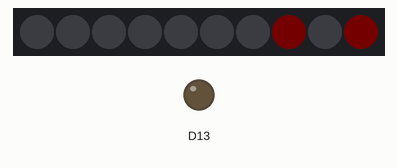
Simulated run of this sketch. Board: Adafruit Circuit Playground Express. On the bench: 10 RGB LEDs in strip order, left to right, output pins drawn as LEDs (lit = HIGH). Dim RGB values are drawn brighter than linear; random numbers use the default seed unless the sketch sets one.

Above: at 1.0 s.
At 8.44 s:
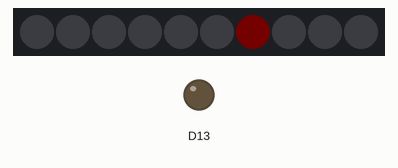
At 10.1 s:
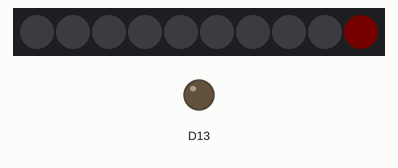
At 19.3 s:
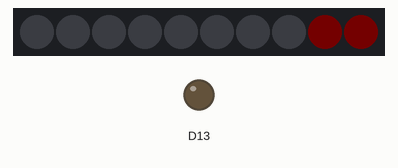
At 28.53 s:
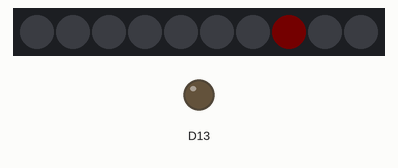
At 39.5 s:
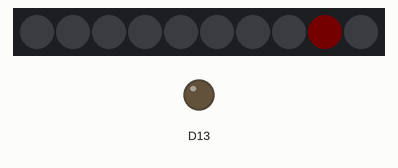

The sketch:

3Test.ino
```cpp
#include <Adafruit_CircuitPlayground.h>

#define NUM_LEDS 10
#define MyBrightness 20

float StepSize, StepHold;
byte R = 20, G = 5, B = 1, state1 = 1;
uint32_t PastMillis = 0;
void setup() {
  CircuitPlayground.begin();
  PastMillis = millis();
  StepSize = MyBrightness*0.01;
  (StepSize >= 1 ? StepHold = StepSize - 1 : StepHold = 0);
}

void loop() {
  meteorRain(1, random(30, 60), true);
}

void meteorRain(byte meteorSize, byte meteorTrailDecay, bool meteorRandomDecay) {
  for (byte i = 0; i < NUM_LEDS + NUM_LEDS;) {
    if (millis() - PastMillis > random(90, 110)) {
      PastMillis = millis();
      //FirstColor(StepSize*2);
      // fade brightness all LEDs one step
      for (byte j = 0; j < NUM_LEDS; j++) {
        if ( (!meteorRandomDecay) || (random(10) > 4) ) {
          fadeToBlack(j, meteorTrailDecay );
        }
      }

      // draw meteor
      for (byte j = 0; j < meteorSize; j++) {
        if ( ( i - j < NUM_LEDS) && (i - j >= 0) ) {
          CircuitPlayground.strip.setPixelColor(i - j, R, G, B);
        }
      }

      CircuitPlayground.strip.show();
      i++;
    }
  }
}

void fadeToBlack(int ledNo, byte fadeValue) {
  uint32_t  oldColor = CircuitPlayground.strip.getPixelColor(ledNo);
  byte r = (oldColor & 0x00ff0000UL) >> 16;
  byte g = (oldColor & 0x0000ff00UL) >> 8;
  byte b = (oldColor & 0x000000ffUL);

  r = (r <= 8) ? 0 : (byte) r - (r * fadeValue / 250);
  g = (g <= 8) ? 0 : (byte) g - (g * fadeValue / 220);
  b = (b <= 8) ? 0 : (byte) b - (b * fadeValue / 200);

  CircuitPlayground.strip.setPixelColor(ledNo, r, g, b);
}

void FirstColor(float Step1) {
  if (state1 == 1) {
    (R < MyBrightness - StepHold ? R += Step1 : R = MyBrightness);
    (B > StepHold ? B -= Step1 : B = 0);
  }
  else if (state1 == 2) {
    (G < MyBrightness - StepHold ? G += Step1 : G = MyBrightness);
    (R > StepHold ? R -= Step1 : R = 0);
  }
  else if (state1 == 3) {
    (B < MyBrightness - StepHold ? B += Step1 : B = MyBrightness);
    (G > StepHold ? G -= Step1 : G = 0);
  }

  if ((R == MyBrightness && B == 0) ||
      (G == MyBrightness && R == 0) ||
      (B == MyBrightness && G == 0)) {
    (state1 < 3 ? state1++ : state1 = 1);
  }
}
```

Measured:
- what the display in image 2 shows lasts 0.7 s, from 10.0 s to 10.7 s
